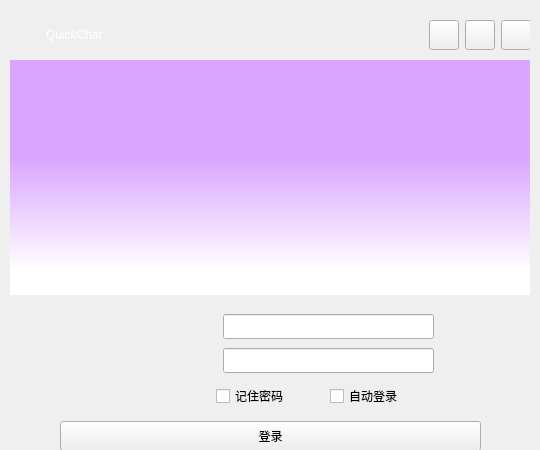
<?xml version="1.0" encoding="UTF-8"?>
<ui version="4.0">
 <class>LoginWidget</class>
 <widget class="QWidget" name="LoginWidget">
  <property name="geometry">
   <rect>
    <x>0</x>
    <y>0</y>
    <width>540</width>
    <height>450</height>
   </rect>
  </property>
  <property name="minimumSize">
   <size>
    <width>540</width>
    <height>450</height>
   </size>
  </property>
  <property name="maximumSize">
   <size>
    <width>540</width>
    <height>450</height>
   </size>
  </property>
  <property name="windowTitle">
   <string>Form</string>
  </property>
  <property name="styleSheet">
   <string notr="true"/>
  </property>
  <widget class="AnimationStackedWidget" name="stackedWidget">
   <property name="geometry">
    <rect>
     <x>10</x>
     <y>10</y>
     <width>520</width>
     <height>440</height>
    </rect>
   </property>
   <property name="maximumSize">
    <size>
     <width>520</width>
     <height>440</height>
    </size>
   </property>
   <property name="styleSheet">
    <string notr="true"/>
   </property>
   <property name="lineWidth">
    <number>0</number>
   </property>
   <property name="currentIndex">
    <number>0</number>
   </property>
   <widget class="QWidget" name="page">
    <widget class="QWidget" name="widgetWinTitle" native="true">
     <property name="geometry">
      <rect>
       <x>0</x>
       <y>0</y>
       <width>521</width>
       <height>51</height>
      </rect>
     </property>
     <property name="styleSheet">
      <string notr="true"/>
     </property>
     <layout class="QHBoxLayout" name="horizontalLayout" stretch="1,6,1,1,1">
      <item>
       <widget class="QLabel" name="labelWinIcon">
        <property name="minimumSize">
         <size>
          <width>30</width>
          <height>30</height>
         </size>
        </property>
        <property name="maximumSize">
         <size>
          <width>30</width>
          <height>30</height>
         </size>
        </property>
        <property name="frameShadow">
         <enum>QFrame::Plain</enum>
        </property>
        <property name="lineWidth">
         <number>1</number>
        </property>
        <property name="text">
         <string/>
        </property>
        <property name="pixmap">
         <pixmap resource="resource.qrc">:/resource/background/app.png</pixmap>
        </property>
        <property name="scaledContents">
         <bool>true</bool>
        </property>
        <property name="wordWrap">
         <bool>false</bool>
        </property>
       </widget>
      </item>
      <item>
       <widget class="QLabel" name="labelWinTitle">
        <property name="minimumSize">
         <size>
          <width>0</width>
          <height>30</height>
         </size>
        </property>
        <property name="maximumSize">
         <size>
          <width>400</width>
          <height>30</height>
         </size>
        </property>
        <property name="styleSheet">
         <string notr="true">font: 20pt &quot;华文琥珀&quot;;
color: white;             
QLabel::alignment: AlignLeft | AlignVCenter;</string>
        </property>
        <property name="text">
         <string>QuickChat</string>
        </property>
       </widget>
      </item>
      <item>
       <widget class="QPushButton" name="btnWinMenu">
        <property name="minimumSize">
         <size>
          <width>30</width>
          <height>30</height>
         </size>
        </property>
        <property name="maximumSize">
         <size>
          <width>30</width>
          <height>30</height>
         </size>
        </property>
        <property name="styleSheet">
         <string notr="true"/>
        </property>
        <property name="text">
         <string/>
        </property>
        <property name="icon">
         <iconset>
          <normalon>:/resource/common/ic_setting.png</normalon>
         </iconset>
        </property>
        <property name="iconSize">
         <size>
          <width>30</width>
          <height>30</height>
         </size>
        </property>
       </widget>
      </item>
      <item>
       <widget class="QPushButton" name="btnWinMin">
        <property name="minimumSize">
         <size>
          <width>30</width>
          <height>30</height>
         </size>
        </property>
        <property name="maximumSize">
         <size>
          <width>30</width>
          <height>30</height>
         </size>
        </property>
        <property name="styleSheet">
         <string notr="true"/>
        </property>
        <property name="text">
         <string/>
        </property>
        <property name="icon">
         <iconset>
          <normalon>:/resource/common/ic_min.png</normalon>
         </iconset>
        </property>
        <property name="iconSize">
         <size>
          <width>30</width>
          <height>30</height>
         </size>
        </property>
       </widget>
      </item>
      <item>
       <widget class="QPushButton" name="btnWinClose">
        <property name="minimumSize">
         <size>
          <width>30</width>
          <height>30</height>
         </size>
        </property>
        <property name="maximumSize">
         <size>
          <width>30</width>
          <height>30</height>
         </size>
        </property>
        <property name="text">
         <string/>
        </property>
        <property name="icon">
         <iconset>
          <normalon>:/resource/common/ic_close.png</normalon>
         </iconset>
        </property>
        <property name="iconSize">
         <size>
          <width>30</width>
          <height>30</height>
         </size>
        </property>
       </widget>
      </item>
     </layout>
    </widget>
    <widget class="QWidget" name="widgetBody" native="true">
     <property name="geometry">
      <rect>
       <x>0</x>
       <y>50</y>
       <width>521</width>
       <height>391</height>
      </rect>
     </property>
     <layout class="QVBoxLayout" name="verticalLayout_3">
      <item>
       <widget class="QLabel" name="labelWelcom">
        <property name="styleSheet">
         <string notr="true">background-color: qlineargradient(spread:pad, x1:1, y1:0.898, x2:1, y2:0.29, stop:0 rgba(255, 255, 255, 255), stop:0.795812 rgba(218, 165, 255, 255));
border-image: url(:/resource/background/logo.png);</string>
        </property>
        <property name="frameShape">
         <enum>QFrame::NoFrame</enum>
        </property>
        <property name="text">
         <string/>
        </property>
        <property name="scaledContents">
         <bool>true</bool>
        </property>
       </widget>
      </item>
      <item>
       <layout class="QVBoxLayout" name="verticalLayout_2" stretch="0,0">
        <property name="spacing">
         <number>0</number>
        </property>
        <property name="leftMargin">
         <number>50</number>
        </property>
        <property name="topMargin">
         <number>0</number>
        </property>
        <property name="rightMargin">
         <number>50</number>
        </property>
        <property name="bottomMargin">
         <number>0</number>
        </property>
        <item>
         <layout class="QHBoxLayout" name="horizontalLayout_3" stretch="3,5">
          <item>
           <widget class="QLabel" name="labelUserHead">
            <property name="minimumSize">
             <size>
              <width>0</width>
              <height>0</height>
             </size>
            </property>
            <property name="maximumSize">
             <size>
              <width>150</width>
              <height>150</height>
             </size>
            </property>
            <property name="text">
             <string/>
            </property>
            <property name="pixmap">
             <pixmap resource="resource.qrc">:/resource/background/app.png</pixmap>
            </property>
            <property name="scaledContents">
             <bool>true</bool>
            </property>
           </widget>
          </item>
          <item>
           <widget class="QWidget" name="widgetInput" native="true">
            <property name="maximumSize">
             <size>
              <width>300</width>
              <height>120</height>
             </size>
            </property>
            <widget class="QIconLineEdit" name="lineEditUser">
             <property name="geometry">
              <rect>
               <x>13</x>
               <y>13</y>
               <width>211</width>
               <height>25</height>
              </rect>
             </property>
             <property name="whatsThis">
              <string>&lt;html&gt;&lt;head/&gt;&lt;body&gt;&lt;p&gt;&lt;br/&gt;&lt;/p&gt;&lt;/body&gt;&lt;/html&gt;</string>
             </property>
             <property name="styleSheet">
              <string notr="true">

</string>
             </property>
             <property name="text">
              <string/>
             </property>
            </widget>
            <widget class="QIconLineEdit" name="lineEditPasswd">
             <property name="geometry">
              <rect>
               <x>13</x>
               <y>47</y>
               <width>211</width>
               <height>25</height>
              </rect>
             </property>
             <property name="whatsThis">
              <string>&lt;html&gt;&lt;head/&gt;&lt;body&gt;&lt;p&gt;&lt;br/&gt;&lt;/p&gt;&lt;/body&gt;&lt;/html&gt;</string>
             </property>
             <property name="styleSheet">
              <string notr="true"/>
             </property>
             <property name="text">
              <string/>
             </property>
            </widget>
            <widget class="QWidget" name="layoutWidget">
             <property name="geometry">
              <rect>
               <x>6</x>
               <y>83</y>
               <width>221</width>
               <height>24</height>
              </rect>
             </property>
             <layout class="QHBoxLayout" name="horizontalLayout_2">
              <item>
               <widget class="QCheckBox" name="checkBoxAutoLogin">
                <property name="text">
                 <string>记住密码</string>
                </property>
                <property name="tristate">
                 <bool>false</bool>
                </property>
               </widget>
              </item>
              <item>
               <widget class="QCheckBox" name="checkBoxPasswd">
                <property name="enabled">
                 <bool>true</bool>
                </property>
                <property name="text">
                 <string>自动登录</string>
                </property>
               </widget>
              </item>
             </layout>
            </widget>
           </widget>
          </item>
         </layout>
        </item>
        <item>
         <layout class="QHBoxLayout" name="horizontalLayout_4">
          <item>
           <widget class="QPushButton" name="btnLogin">
            <property name="minimumSize">
             <size>
              <width>50</width>
              <height>30</height>
             </size>
            </property>
            <property name="maximumSize">
             <size>
              <width>500</width>
              <height>30</height>
             </size>
            </property>
            <property name="text">
             <string>登录</string>
            </property>
           </widget>
          </item>
         </layout>
        </item>
       </layout>
      </item>
     </layout>
    </widget>
   </widget>
   <widget class="QWidget" name="page_2">
    <widget class="QWidget" name="widgetWinTitle_2" native="true">
     <property name="geometry">
      <rect>
       <x>-10</x>
       <y>0</y>
       <width>531</width>
       <height>61</height>
      </rect>
     </property>
     <property name="styleSheet">
      <string notr="true">border-radius:8px;</string>
     </property>
     <layout class="QHBoxLayout" name="horizontalLayout_5">
      <item>
       <widget class="QLabel" name="labelWinTitle_2">
        <property name="minimumSize">
         <size>
          <width>390</width>
          <height>30</height>
         </size>
        </property>
        <property name="maximumSize">
         <size>
          <width>500</width>
          <height>30</height>
         </size>
        </property>
        <property name="styleSheet">
         <string notr="true">color:&quot;white&quot;;
font: 15pt &quot;微软雅黑&quot;;
QLabel::alignment: AlignLeft | AlignVCenter;
font-weight:bold;</string>
        </property>
        <property name="text">
         <string>  登录配置</string>
        </property>
       </widget>
      </item>
      <item>
       <widget class="QPushButton" name="btnWinMin_2">
        <property name="minimumSize">
         <size>
          <width>30</width>
          <height>30</height>
         </size>
        </property>
        <property name="maximumSize">
         <size>
          <width>30</width>
          <height>30</height>
         </size>
        </property>
        <property name="text">
         <string/>
        </property>
        <property name="icon">
         <iconset resource="resource.qrc">
          <normaloff>:/resource/common/ic_min.png</normaloff>:/resource/common/ic_min.png</iconset>
        </property>
        <property name="iconSize">
         <size>
          <width>30</width>
          <height>30</height>
         </size>
        </property>
       </widget>
      </item>
      <item>
       <widget class="QPushButton" name="btnWinClose_2">
        <property name="minimumSize">
         <size>
          <width>30</width>
          <height>30</height>
         </size>
        </property>
        <property name="maximumSize">
         <size>
          <width>30</width>
          <height>30</height>
         </size>
        </property>
        <property name="styleSheet">
         <string notr="true">border-radius: 0px;</string>
        </property>
        <property name="text">
         <string/>
        </property>
        <property name="icon">
         <iconset resource="resource.qrc">
          <normaloff>:/resource/common/ic_close.png</normaloff>:/resource/common/ic_close.png</iconset>
        </property>
        <property name="iconSize">
         <size>
          <width>30</width>
          <height>30</height>
         </size>
        </property>
       </widget>
      </item>
     </layout>
    </widget>
    <widget class="QWidget" name="widgetBody_2" native="true">
     <property name="geometry">
      <rect>
       <x>0</x>
       <y>60</y>
       <width>521</width>
       <height>381</height>
      </rect>
     </property>
     <layout class="QVBoxLayout" name="verticalLayout_6">
      <property name="topMargin">
       <number>6</number>
      </property>
      <item>
       <widget class="QGroupBox" name="groupBox">
        <property name="minimumSize">
         <size>
          <width>0</width>
          <height>0</height>
         </size>
        </property>
        <property name="maximumSize">
         <size>
          <width>500</width>
          <height>300</height>
         </size>
        </property>
        <property name="title">
         <string>服务器配置</string>
        </property>
        <layout class="QVBoxLayout" name="verticalLayout_4">
         <property name="leftMargin">
          <number>9</number>
         </property>
         <property name="topMargin">
          <number>1</number>
         </property>
         <property name="bottomMargin">
          <number>2</number>
         </property>
         <item>
          <layout class="QHBoxLayout" name="horizontalLayout_8">
           <item>
            <layout class="QFormLayout" name="formLayout">
             <property name="leftMargin">
              <number>50</number>
             </property>
             <property name="rightMargin">
              <number>50</number>
             </property>
             <item row="0" column="0">
              <widget class="QLabel" name="label">
               <property name="text">
                <string>服务器地址配置：</string>
               </property>
              </widget>
             </item>
             <item row="0" column="1">
              <widget class="QIPLineEdit" name="lineEditHostAddr"/>
             </item>
             <item row="1" column="0">
              <widget class="QLabel" name="label_2">
               <property name="text">
                <string>消息服务器端口：</string>
               </property>
              </widget>
             </item>
             <item row="1" column="1">
              <widget class="QLineEdit" name="lineEditHostMsgPort"/>
             </item>
             <item row="2" column="0">
              <widget class="QLabel" name="label_3">
               <property name="text">
                <string>文件服务器端口：</string>
               </property>
              </widget>
             </item>
             <item row="2" column="1">
              <widget class="QLineEdit" name="lineEditHostFilePort"/>
             </item>
            </layout>
           </item>
          </layout>
         </item>
         <item>
          <spacer name="verticalSpacer">
           <property name="orientation">
            <enum>Qt::Vertical</enum>
           </property>
           <property name="sizeHint" stdset="0">
            <size>
             <width>20</width>
             <height>40</height>
            </size>
           </property>
          </spacer>
         </item>
        </layout>
       </widget>
      </item>
      <item>
       <layout class="QHBoxLayout" name="horizontalLayout_7">
        <item>
         <spacer name="horizontalSpacer">
          <property name="orientation">
           <enum>Qt::Horizontal</enum>
          </property>
          <property name="sizeHint" stdset="0">
           <size>
            <width>40</width>
            <height>20</height>
           </size>
          </property>
         </spacer>
        </item>
        <item>
         <widget class="QPushButton" name="btnCancel">
          <property name="minimumSize">
           <size>
            <width>50</width>
            <height>20</height>
           </size>
          </property>
          <property name="text">
           <string>取消</string>
          </property>
         </widget>
        </item>
        <item>
         <widget class="QPushButton" name="btnSaveCfg">
          <property name="minimumSize">
           <size>
            <width>50</width>
            <height>20</height>
           </size>
          </property>
          <property name="text">
           <string>确定</string>
          </property>
         </widget>
        </item>
       </layout>
      </item>
     </layout>
    </widget>
   </widget>
  </widget>
 </widget>
 <customwidgets>
  <customwidget>
   <class>AnimationStackedWidget</class>
   <extends>QStackedWidget</extends>
   <header location="global">animationstackedwidget.h</header>
   <container>1</container>
  </customwidget>
  <customwidget>
   <class>QIconLineEdit</class>
   <extends>QLineEdit</extends>
   <header location="global">clineedit.h</header>
  </customwidget>
  <customwidget>
   <class>QIPLineEdit</class>
   <extends>QLineEdit</extends>
   <header location="global">clineedit.h</header>
  </customwidget>
 </customwidgets>
 <resources>
  <include location="resource.qrc"/>
 </resources>
 <connections/>
</ui>
